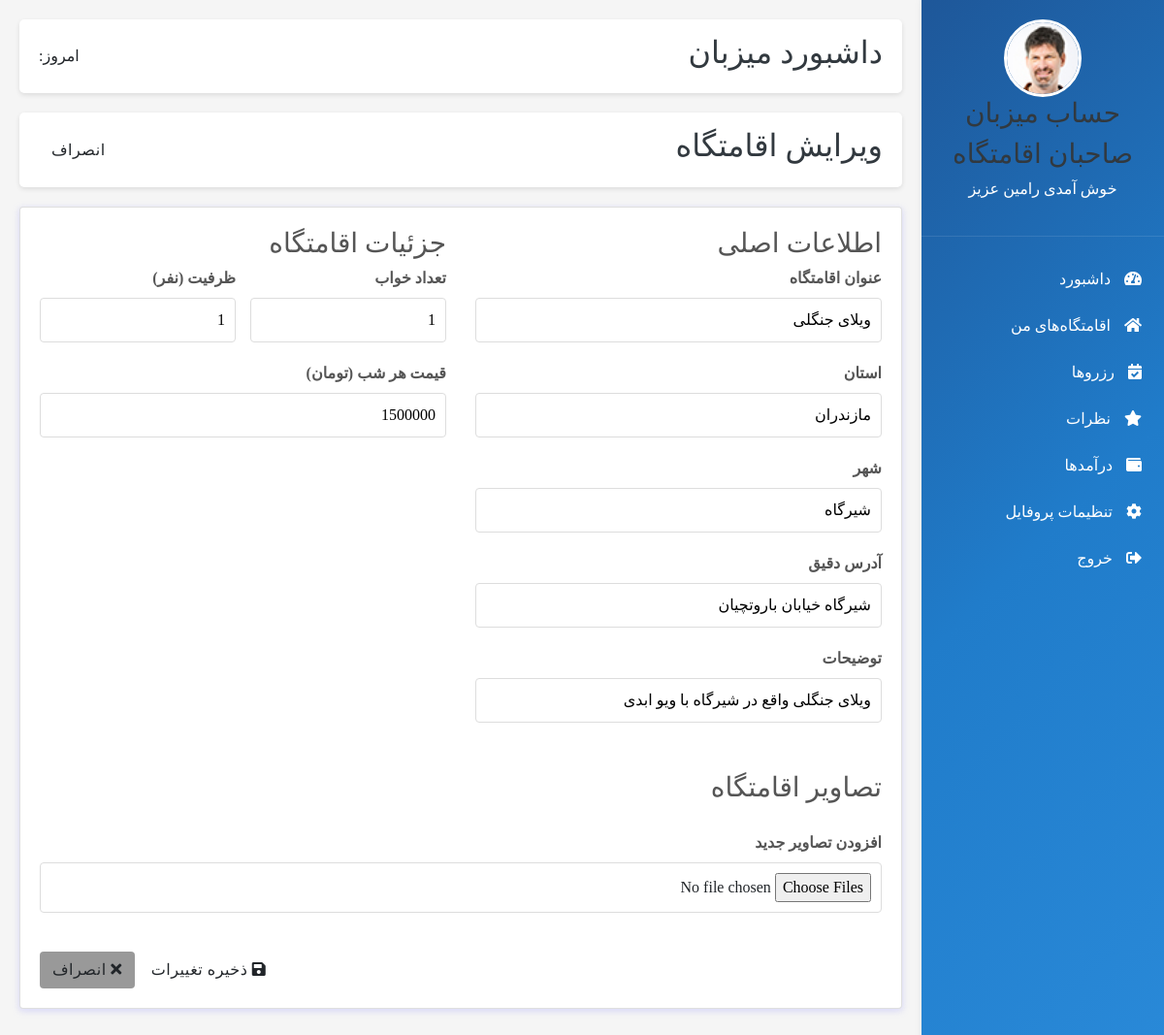
The app's page /admin-panel/eghamat_update/3 (signed in) with its own data.
### user_account/models.py (models this page shows, shortened)
class User(AbstractUser):
    user_number = models.CharField(max_length=50, null=True, verbose_name='شماره تماس')
    verification_code = models.CharField(max_length=6, null=True, blank=True)
    avatar = models.ImageField(upload_to='media', default='', null=True, verbose_name='آواتار')
    class Meta:
        verbose_name = 'کاربر'
        verbose_name_plural = 'کاربران'

### eghamatgah/models.py (models this page shows, shortened)
class Eghamatgah(models.Model):
    type = (
        ('villa', 'ویلا'),
        ('aparteman', 'آپارتمان'),
        ('khanebagh', 'خانه باغ'),
        ('kolbe', 'کلبه'),
    )
    Ecategory = models.ManyToManyField(Eghamatgah_Category, blank=True, related_name='categories', verbose_name='دسته بندی')
    seller = models.ForeignKey(Seller,on_delete=models.CASCADE, related_name='seller', verbose_name='فروشنده')
    title = models.CharField(max_length=100, verbose_name='عنوان اقامتگاه')
    eghamat_type= models.CharField(max_length=100, choices=type, verbose_name='نوع اقامتگاه')
    ostan = models.CharField(max_length=20, verbose_name='استان')
    shahr = models.CharField(max_length=20, verbose_name='شهر')
    address = models.CharField(max_length=300, verbose_name='آدرس کامل')
    tedad_otagh = models.PositiveIntegerField(null=True, verbose_name='تعداد اتاق')
    metrazh = models.PositiveIntegerField(null=True, verbose_name='متراژ')
    zarfiat = models.PositiveIntegerField(null=True, verbose_name='ظرفیت')
    zarfiat_extra = models.DecimalField(max_digits=10,decimal_places=2, default=0, verbose_name='تعداد نفرات اضافه')
    gheymat_har_shab = models.IntegerField(null=True, verbose_name='قیمت هر شب')
    time_voroud = models.TimeField(null=True, verbose_name='تایم ورود')
    time_khorouj = models.TimeField(null=True, verbose_name='تایم خروج')
    description = models.CharField(max_length=200, verbose_name='توضیحات تکمیلی')
    wifi = models.BooleanField(default=False, verbose_name='اینترنت وای فای')
    parking = models.BooleanField(default=False, verbose_name='پارکینگ')
    pool = models.BooleanField(default=False, verbose_name='استخر')
    kitchen = models.BooleanField(default=False, verbose_name='آشپزخانه')
    tv = models.BooleanField(default=False, verbose_name='تلویزیون')
    image = models.ImageField(upload_to='media',default='', verbose_name='تصویر1')
    image2 = models.ImageField(upload_to='media',default='', verbose_name='تصویر2')
    image3 = models.ImageField(upload_to='media',default='', verbose_name='تصویر3')
    image4 = models.ImageField(upload_to='media',default='', verbose_name='تصویر4')
    image5 = models.ImageField(upload_to='media',default='', verbose_name='تصویر5')
    video = models.FileField(
        upload_to='videos',
        null=True,
        blank=True,
        validators=[FileExtensionValidator(allowed_extensions=['mp4', 'mov', 'avi'])],
        verbose_name='ویدیو'
    )
    aparat_video_id = models.CharField(max_length=100, null=True, blank=True)
    created_at = models.DateTimeField(auto_now_add=True)
    class Meta:
        verbose_name = 'مشخصات اقامتگاه'
        verbose_name_plural = 'مشخصات اقامتگاه ها'

### seller_admin_panel/views.py (the view, shortened to what this page needs)
@method_decorator(permission_checker_decorator_factory(), name='dispatch')
class Eghamatgah_Detail(UpdateView):
    model = Eghamatgah
    template_name = 'eghamatgah/detail_eghamat_admin.html'
    form_class = EghamatForm
    success_url = reverse_lazy('eghamat_list_dashboard')

### eghamatgah/forms.py (shortened to what this page needs)
class EghamatForm(forms.ModelForm):
    class Meta:
        model = Eghamatgah
        fields = '__all__'

### polls/templatetags/poll_extras.py (called while the page is built)
@register.simple_tag
def today_jalali():
    return JalaliDate.today().strftime('%Y/%m/%d')

### utils/my_decoretors.py (called while the page is built)
def permission_checker_decorator_factory(data=None):
    def permission_checker_decorator(func):
        def wrapper(request: HttpRequest, *args, **kwargs):
            print(data)
            if request.user.is_authenticated and request.user.is_superuser:
                return func(request, *args, **kwargs)
            else:
                return redirect(reverse('login_page'))
        return wrapper
    return permission_checker_decorator

### seller_admin_panel/templates/eghamatgah/detail_eghamat_admin.html (shortened to what this page needs)
{% extends 'base/seller_dashboard.html' %}
{% load poll_extras %}
{% block admin_content %}
                <div class="dashboard-header">
            <h2>داشبورد میزبان</h2>
            <div>
                <span>امروز: {% today_jalali %}</span>
            </div>
        </div>
<div class="dashboard-header">
    <h2>ویرایش اقامتگاه</h2>
    <div>
                <a href="{% url 'eghamat_list_dashboard' %}" class="btn"> انصراف</a>
    </div>
</div>
<div class="card">
    <form method="post" enctype="multipart/form-data">
        <div style="display: grid; grid-template-columns: 1fr 1fr; gap: 30px;">
            <div>
                <h3>اطلاعات اصلی</h3>
                <div class="form-group">
                    <label>عنوان اقامتگاه</label>
                    {{ form.title }}
                </div>
                <div class="form-group">
                    <label>استان</label>
                    {{ form.ostan }}
                </div>
                <div class="form-group">
                    <label>شهر</label>
                    {{ form.shahr }}
                </div>
                <div class="form-group">
                    <label>آدرس دقیق</label>
                    {{ form.address }}
                </div>
                <div class="form-group">
                    <label>توضیحات</label>
                    {{ form.description }}
                </div>
            </div>
            <div>
                <h3>جزئیات اقامتگاه</h3>
                <div style="display: grid; grid-template-columns: 1fr 1fr; gap: 15px;">
                    <div class="form-group">
                        <label>تعداد خواب</label>
                        {{ form.tedad_otagh }}
                    </div>
                    <div class="form-group">
                        <label>ظرفیت (نفر)</label>
                        {{ form.zarfiat }}
                    </div>
                </div>
                <div class="form-group">
                    <label>قیمت هر شب (تومان)</label>
                    {{ form.gheymat_har_shab }}
                </div>
            </div>
        </div>
        <div style="margin-top: 30px;">
            <h3>تصاویر اقامتگاه</h3>
            <div class="form-group" style="margin-top: 20px;">
                <label>افزودن تصاویر جدید</label>
                <input type="file" name="images" multiple accept="image/*">
            </div>
        </div>
        <div style="margin-top: 40px; text-align: left;">
            <button type="submit" class="btn">
                <i class="fas fa-save"></i> ذخیره تغییرات
            </button>
            <a href="#" class="btn" style="background: #999;">
                <i class="fas fa-times"></i> انصراف
            </a>
        </div>
    </form>
</div>
{% endblock %}

### seller_admin_panel/templates/include/sidebar.html
    <div class="sidebar">
        <div class="sidebar-header">
            <img src="{{ user.avatar.url }}" alt="{{ user.title}}">
            <h3>حساب میزبان</h3>
            <h3>صاحبان اقامتگاه</h3>
            <p>خوش آمدی {{ user.first_name }} عزیز</p>
        </div>
        <div class="sidebar-menu">
            <a href="{% url 'admin_home' %}"><i class="fas fa-tachometer-alt"></i> داشبورد</a>
            <a href="{% url 'eghamat_list_dashboard' %}"><i class="fas fa-home"></i> اقامتگاه‌های من</a>
            <a href="{% url 'booking_list' %}"><i class="fas fa-calendar-check"></i> رزروها</a>
            <a href="{% url 'comment_list' %}"><i class="fas fa-star"></i> نظرات</a>
            <a href="{% url 'daramad' %}"><i class="fas fa-wallet"></i> درآمدها</a>
            <a href="{% url 'seller_profile' %}"><i class="fas fa-cog"></i> تنظیمات پروفایل</a>
            <a href="{% url 'home' %}"><i class="fas fa-sign-out-alt"></i> خروج</a>
        </div>
    </div>

### static/admin_panel/css/style.css (style rules this page uses)
.sidebar { width: 250px; background: linear-gradient(135deg, #1e5799 0%,#207cca 51%,#2989d8 100%); color: white; padding: 20px 0; box-shadow: 2px 0 10px rgba(0,0,0,0.1); }
.sidebar-header { padding: 0 20px 20px; border-bottom: 1px solid rgba(255,255,255,0.1); text-align: center; }
.sidebar-header img { width: 80px; height: 80px; border-radius: 50%; object-fit: cover; border: 3px solid white; }
.sidebar-menu { padding: 20px 0; }
.sidebar-menu a { display: block; padding: 12px 20px; color: white; text-decoration: none; transition: all 0.3s; border-right: 3px solid transparent; }
.sidebar-menu i { margin-left: 10px; }
.dashboard-header { background: white; padding: 15px 20px; border-radius: 5px; box-shadow: 0 2px 5px rgba(0,0,0,0.1); margin-bottom: 20px; display: flex; justify-content: space-between; align-items: center; }
.card { background: white; border-radius: 5px; padding: 20px; box-shadow: 0 2px 5px rgba(0,0,0,0.1); }
.card h3 { margin-top: 0; color: #555; }
.btn { display: inline-block; padding: 8px 15px; background: #2989d8; color: white; border-radius: 4px; text-decoration: none; font-size: 14px; transition: all 0.3s; }
.form-group { margin-bottom: 15px; }
.form-group label { display: block; margin-bottom: 5px; font-weight: bold; color: #555; }
.form-group input, .form-group select, .form-group textarea { width: 100%; padding: 10px; border: 1px solid #ddd; border-radius: 4px; font-family: inherit; }
.form-group { margin-bottom: 20px; }
.form-group label { display: block; margin-bottom: 8px; font-weight: bold; color: #555; }
.form-group input, .form-group select, .form-group textarea { width: 100%; padding: 10px; border: 1px solid #ddd; border-radius: 4px; }

### records on screen
User: avatar (picture), first_name "رامین"
Eghamatgah: title "ویلای جنگلی", ostan "مازندران", shahr "شیرگاه", address "شیرگاه خیابان باروتچیان", description "ویلای جنگلی واقع در شیرگاه با ویو ابدی", tedad_otagh "1", zarfiat "1", gheymat_har_shab "1500000"
